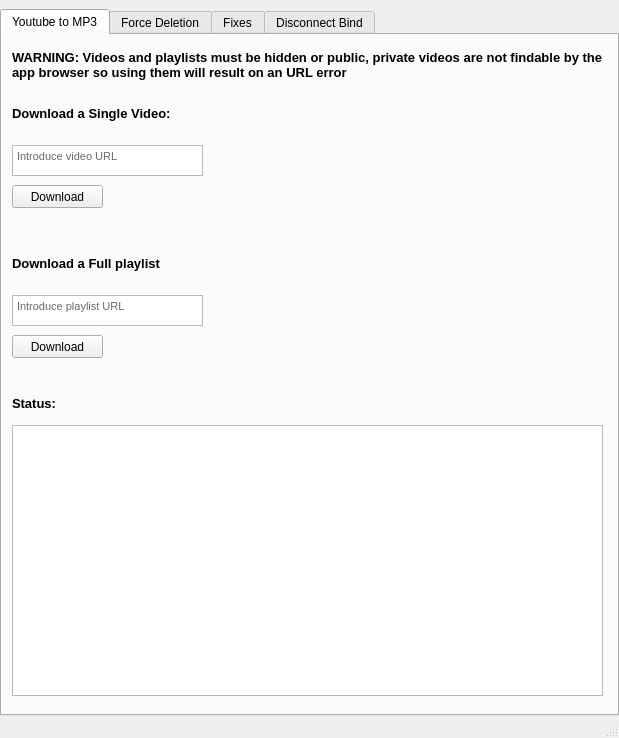
<?xml version="1.0" encoding="UTF-8"?>
<ui version="4.0">
 <class>SFTools</class>
 <widget class="QMainWindow" name="SFTools">
  <property name="enabled">
   <bool>true</bool>
  </property>
  <property name="geometry">
   <rect>
    <x>0</x>
    <y>0</y>
    <width>619</width>
    <height>738</height>
   </rect>
  </property>
  <property name="sizePolicy">
   <sizepolicy hsizetype="Preferred" vsizetype="Preferred">
    <horstretch>0</horstretch>
    <verstretch>0</verstretch>
   </sizepolicy>
  </property>
  <property name="windowTitle">
   <string>SFTools</string>
  </property>
  <property name="autoFillBackground">
   <bool>false</bool>
  </property>
  <widget class="QWidget" name="centralwidget">
   <layout class="QHBoxLayout" name="horizontalLayout">
    <property name="spacing">
     <number>6</number>
    </property>
    <property name="leftMargin">
     <number>0</number>
    </property>
    <property name="topMargin">
     <number>9</number>
    </property>
    <property name="rightMargin">
     <number>0</number>
    </property>
    <property name="bottomMargin">
     <number>0</number>
    </property>
    <item>
     <widget class="QTabWidget" name="fixWin10">
      <property name="enabled">
       <bool>true</bool>
      </property>
      <property name="currentIndex">
       <number>0</number>
      </property>
      <widget class="QWidget" name="tabyt2mp3">
       <attribute name="title">
        <string>Youtube to MP3</string>
       </attribute>
       <widget class="QPushButton" name="pBBajarVideo">
        <property name="geometry">
         <rect>
          <x>10</x>
          <y>150</y>
          <width>91</width>
          <height>23</height>
         </rect>
        </property>
        <property name="text">
         <string>Download</string>
        </property>
       </widget>
       <widget class="QPushButton" name="pBPlaylistBajar">
        <property name="geometry">
         <rect>
          <x>10</x>
          <y>300</y>
          <width>91</width>
          <height>23</height>
         </rect>
        </property>
        <property name="text">
         <string>Download</string>
        </property>
       </widget>
       <widget class="QLabel" name="lVideos">
        <property name="geometry">
         <rect>
          <x>10</x>
          <y>10</y>
          <width>591</width>
          <height>41</height>
         </rect>
        </property>
        <property name="font">
         <font>
          <family>Segoe UI</family>
          <pointsize>10</pointsize>
          <weight>75</weight>
          <bold>true</bold>
         </font>
        </property>
        <property name="autoFillBackground">
         <bool>false</bool>
        </property>
        <property name="text">
         <string>&lt;html&gt;&lt;head/&gt;&lt;body&gt;&lt;p&gt;WARNING: Videos and playlists must be hidden or public, private videos are not findable by the app browser so using them will result on an URL error&lt;/p&gt;&lt;/body&gt;&lt;/html&gt;</string>
        </property>
        <property name="alignment">
         <set>Qt::AlignLeading|Qt::AlignLeft|Qt::AlignVCenter</set>
        </property>
        <property name="wordWrap">
         <bool>true</bool>
        </property>
       </widget>
       <widget class="QLabel" name="lPlaylists">
        <property name="geometry">
         <rect>
          <x>10</x>
          <y>220</y>
          <width>321</width>
          <height>17</height>
         </rect>
        </property>
        <property name="font">
         <font>
          <family>Segoe UI</family>
          <pointsize>10</pointsize>
          <weight>75</weight>
          <bold>true</bold>
         </font>
        </property>
        <property name="autoFillBackground">
         <bool>false</bool>
        </property>
        <property name="text">
         <string>&lt;html&gt;&lt;head/&gt;&lt;body&gt;&lt;p&gt;Download a Full playlist&lt;/p&gt;&lt;/body&gt;&lt;/html&gt;</string>
        </property>
        <property name="alignment">
         <set>Qt::AlignLeading|Qt::AlignLeft|Qt::AlignVCenter</set>
        </property>
       </widget>
       <widget class="QTextEdit" name="tEVideoBajar">
        <property name="geometry">
         <rect>
          <x>10</x>
          <y>110</y>
          <width>191</width>
          <height>31</height>
         </rect>
        </property>
        <property name="font">
         <font>
          <weight>50</weight>
          <bold>false</bold>
         </font>
        </property>
        <property name="html">
         <string>&lt;!DOCTYPE HTML PUBLIC &quot;-//W3C//DTD HTML 4.0//EN&quot; &quot;http://www.w3.org/TR/REC-html40/strict.dtd&quot;&gt;
&lt;html&gt;&lt;head&gt;&lt;meta name=&quot;qrichtext&quot; content=&quot;1&quot; /&gt;&lt;style type=&quot;text/css&quot;&gt;
p, li { white-space: pre-wrap; }
&lt;/style&gt;&lt;/head&gt;&lt;body style=&quot; font-family:'MS Shell Dlg 2'; font-size:8.25pt; font-weight:400; font-style:normal;&quot;&gt;
&lt;p style=&quot; margin-top:0px; margin-bottom:0px; margin-left:0px; margin-right:0px; -qt-block-indent:0; text-indent:0px;&quot;&gt;&lt;span style=&quot; color:#6a6a6a;&quot;&gt;Introduce video URL&lt;/span&gt;&lt;/p&gt;&lt;/body&gt;&lt;/html&gt;</string>
        </property>
       </widget>
       <widget class="QTextEdit" name="tEPlaylistBajar">
        <property name="geometry">
         <rect>
          <x>10</x>
          <y>260</y>
          <width>191</width>
          <height>31</height>
         </rect>
        </property>
        <property name="html">
         <string>&lt;!DOCTYPE HTML PUBLIC &quot;-//W3C//DTD HTML 4.0//EN&quot; &quot;http://www.w3.org/TR/REC-html40/strict.dtd&quot;&gt;
&lt;html&gt;&lt;head&gt;&lt;meta name=&quot;qrichtext&quot; content=&quot;1&quot; /&gt;&lt;style type=&quot;text/css&quot;&gt;
p, li { white-space: pre-wrap; }
&lt;/style&gt;&lt;/head&gt;&lt;body style=&quot; font-family:'MS Shell Dlg 2'; font-size:8.25pt; font-weight:400; font-style:normal;&quot;&gt;
&lt;p style=&quot; margin-top:0px; margin-bottom:0px; margin-left:0px; margin-right:0px; -qt-block-indent:0; text-indent:0px;&quot;&gt;&lt;span style=&quot; color:#6a6a6a;&quot;&gt;Introduce playlist URL&lt;/span&gt;&lt;/p&gt;&lt;/body&gt;&lt;/html&gt;</string>
        </property>
       </widget>
       <widget class="QLabel" name="lVideos_2">
        <property name="geometry">
         <rect>
          <x>10</x>
          <y>70</y>
          <width>321</width>
          <height>17</height>
         </rect>
        </property>
        <property name="font">
         <font>
          <family>Segoe UI</family>
          <pointsize>10</pointsize>
          <weight>75</weight>
          <bold>true</bold>
         </font>
        </property>
        <property name="autoFillBackground">
         <bool>false</bool>
        </property>
        <property name="text">
         <string>Download a Single Video:</string>
        </property>
        <property name="alignment">
         <set>Qt::AlignLeading|Qt::AlignLeft|Qt::AlignVCenter</set>
        </property>
       </widget>
       <widget class="QPlainTextEdit" name="pTEStatus">
        <property name="geometry">
         <rect>
          <x>10</x>
          <y>390</y>
          <width>591</width>
          <height>271</height>
         </rect>
        </property>
        <property name="readOnly">
         <bool>true</bool>
        </property>
       </widget>
       <widget class="QLabel" name="lPlaylists_3">
        <property name="geometry">
         <rect>
          <x>10</x>
          <y>360</y>
          <width>321</width>
          <height>17</height>
         </rect>
        </property>
        <property name="font">
         <font>
          <family>Segoe UI</family>
          <pointsize>10</pointsize>
          <weight>75</weight>
          <bold>true</bold>
         </font>
        </property>
        <property name="autoFillBackground">
         <bool>false</bool>
        </property>
        <property name="text">
         <string>&lt;html&gt;&lt;head/&gt;&lt;body&gt;&lt;p&gt;Status:&lt;/p&gt;&lt;/body&gt;&lt;/html&gt;</string>
        </property>
        <property name="alignment">
         <set>Qt::AlignLeading|Qt::AlignLeft|Qt::AlignVCenter</set>
        </property>
       </widget>
      </widget>
      <widget class="QWidget" name="tabForceDelete">
       <property name="enabled">
        <bool>false</bool>
       </property>
       <attribute name="title">
        <string>Force Deletion</string>
       </attribute>
       <widget class="QLabel" name="lArchivos">
        <property name="geometry">
         <rect>
          <x>10</x>
          <y>10</y>
          <width>321</width>
          <height>17</height>
         </rect>
        </property>
        <property name="font">
         <font>
          <family>Segoe UI</family>
          <pointsize>10</pointsize>
          <weight>75</weight>
          <bold>true</bold>
         </font>
        </property>
        <property name="autoFillBackground">
         <bool>false</bool>
        </property>
        <property name="text">
         <string>Files:</string>
        </property>
        <property name="alignment">
         <set>Qt::AlignLeading|Qt::AlignLeft|Qt::AlignVCenter</set>
        </property>
       </widget>
       <widget class="QLineEdit" name="lEArchivoBorrar">
        <property name="enabled">
         <bool>false</bool>
        </property>
        <property name="geometry">
         <rect>
          <x>10</x>
          <y>50</y>
          <width>161</width>
          <height>21</height>
         </rect>
        </property>
        <property name="focusPolicy">
         <enum>Qt::NoFocus</enum>
        </property>
        <property name="text">
         <string/>
        </property>
        <property name="readOnly">
         <bool>true</bool>
        </property>
       </widget>
       <widget class="QPushButton" name="pBSeleccionarArchivoBorrar">
        <property name="geometry">
         <rect>
          <x>180</x>
          <y>50</y>
          <width>75</width>
          <height>23</height>
         </rect>
        </property>
        <property name="text">
         <string>Find..</string>
        </property>
       </widget>
       <widget class="QPushButton" name="pBForzarBorradoArchivo">
        <property name="geometry">
         <rect>
          <x>10</x>
          <y>90</y>
          <width>91</width>
          <height>23</height>
         </rect>
        </property>
        <property name="text">
         <string>Force delete</string>
        </property>
       </widget>
       <widget class="QPushButton" name="pBForzarBorradoCarpeta">
        <property name="geometry">
         <rect>
          <x>10</x>
          <y>240</y>
          <width>91</width>
          <height>23</height>
         </rect>
        </property>
        <property name="text">
         <string>Force delete</string>
        </property>
       </widget>
       <widget class="QLabel" name="lCarpetas">
        <property name="geometry">
         <rect>
          <x>10</x>
          <y>160</y>
          <width>321</width>
          <height>17</height>
         </rect>
        </property>
        <property name="font">
         <font>
          <family>Segoe UI</family>
          <pointsize>10</pointsize>
          <weight>75</weight>
          <bold>true</bold>
         </font>
        </property>
        <property name="autoFillBackground">
         <bool>false</bool>
        </property>
        <property name="text">
         <string>Folders:</string>
        </property>
        <property name="alignment">
         <set>Qt::AlignLeading|Qt::AlignLeft|Qt::AlignVCenter</set>
        </property>
       </widget>
       <widget class="QLineEdit" name="lECarpetaBorrar">
        <property name="enabled">
         <bool>false</bool>
        </property>
        <property name="geometry">
         <rect>
          <x>10</x>
          <y>200</y>
          <width>161</width>
          <height>21</height>
         </rect>
        </property>
        <property name="focusPolicy">
         <enum>Qt::NoFocus</enum>
        </property>
        <property name="text">
         <string/>
        </property>
        <property name="readOnly">
         <bool>true</bool>
        </property>
       </widget>
       <widget class="QPushButton" name="pBSeleccionarCarpetaBorrar">
        <property name="geometry">
         <rect>
          <x>180</x>
          <y>200</y>
          <width>75</width>
          <height>23</height>
         </rect>
        </property>
        <property name="text">
         <string>Find..</string>
        </property>
       </widget>
      </widget>
      <widget class="QWidget" name="tabFixes">
       <property name="enabled">
        <bool>false</bool>
       </property>
       <attribute name="title">
        <string>Fixes</string>
       </attribute>
       <widget class="QPushButton" name="pBResetExplorer">
        <property name="geometry">
         <rect>
          <x>10</x>
          <y>50</y>
          <width>91</width>
          <height>23</height>
         </rect>
        </property>
        <property name="text">
         <string>Fix explorer</string>
        </property>
       </widget>
       <widget class="QLabel" name="lResetExplorer">
        <property name="geometry">
         <rect>
          <x>10</x>
          <y>10</y>
          <width>321</width>
          <height>17</height>
         </rect>
        </property>
        <property name="font">
         <font>
          <family>Segoe UI</family>
          <pointsize>10</pointsize>
          <weight>75</weight>
          <bold>true</bold>
         </font>
        </property>
        <property name="autoFillBackground">
         <bool>false</bool>
        </property>
        <property name="text">
         <string>Fix explorer for resolving navigation bugs</string>
        </property>
        <property name="alignment">
         <set>Qt::AlignLeading|Qt::AlignLeft|Qt::AlignVCenter</set>
        </property>
       </widget>
      </widget>
      <widget class="QWidget" name="tabDCBind">
       <property name="enabled">
        <bool>false</bool>
       </property>
       <attribute name="title">
        <string>Disconnect Bind</string>
       </attribute>
       <widget class="QLabel" name="lPlaylists_2">
        <property name="geometry">
         <rect>
          <x>10</x>
          <y>160</y>
          <width>321</width>
          <height>17</height>
         </rect>
        </property>
        <property name="font">
         <font>
          <family>Segoe UI</family>
          <pointsize>10</pointsize>
          <weight>75</weight>
          <bold>true</bold>
         </font>
        </property>
        <property name="autoFillBackground">
         <bool>false</bool>
        </property>
        <property name="text">
         <string>&lt;html&gt;&lt;head/&gt;&lt;body&gt;&lt;p&gt;Set Bind (click in the box and press key combination):&lt;/p&gt;&lt;/body&gt;&lt;/html&gt;</string>
        </property>
        <property name="alignment">
         <set>Qt::AlignLeading|Qt::AlignLeft|Qt::AlignVCenter</set>
        </property>
       </widget>
       <widget class="QLabel" name="lVideos_3">
        <property name="geometry">
         <rect>
          <x>10</x>
          <y>10</y>
          <width>591</width>
          <height>41</height>
         </rect>
        </property>
        <property name="font">
         <font>
          <family>Segoe UI</family>
          <pointsize>10</pointsize>
          <weight>75</weight>
          <bold>true</bold>
         </font>
        </property>
        <property name="autoFillBackground">
         <bool>false</bool>
        </property>
        <property name="text">
         <string>&lt;html&gt;&lt;head/&gt;&lt;body&gt;&lt;p&gt;Disconnect bind allows you to bind the instant disconnect from the internet for any applicatión you choose within the settings on this tab&lt;/p&gt;&lt;/body&gt;&lt;/html&gt;</string>
        </property>
        <property name="alignment">
         <set>Qt::AlignLeading|Qt::AlignLeft|Qt::AlignVCenter</set>
        </property>
        <property name="wordWrap">
         <bool>true</bool>
        </property>
       </widget>
       <widget class="QLabel" name="lVideos_4">
        <property name="geometry">
         <rect>
          <x>10</x>
          <y>70</y>
          <width>321</width>
          <height>17</height>
         </rect>
        </property>
        <property name="font">
         <font>
          <family>Segoe UI</family>
          <pointsize>10</pointsize>
          <weight>75</weight>
          <bold>true</bold>
         </font>
        </property>
        <property name="autoFillBackground">
         <bool>false</bool>
        </property>
        <property name="text">
         <string>Choose what application will get closed</string>
        </property>
        <property name="alignment">
         <set>Qt::AlignLeading|Qt::AlignLeft|Qt::AlignVCenter</set>
        </property>
       </widget>
       <widget class="QTextEdit" name="tEPlaylistBajar_2">
        <property name="geometry">
         <rect>
          <x>10</x>
          <y>200</y>
          <width>191</width>
          <height>31</height>
         </rect>
        </property>
       </widget>
       <widget class="QPushButton" name="pBPlaylistBajar_2">
        <property name="geometry">
         <rect>
          <x>10</x>
          <y>240</y>
          <width>91</width>
          <height>23</height>
         </rect>
        </property>
        <property name="text">
         <string>Add</string>
        </property>
       </widget>
       <widget class="QPushButton" name="pBSeleccionarArchivoBorrar_2">
        <property name="geometry">
         <rect>
          <x>180</x>
          <y>110</y>
          <width>75</width>
          <height>23</height>
         </rect>
        </property>
        <property name="text">
         <string>Find..</string>
        </property>
       </widget>
       <widget class="QLineEdit" name="lEArchivoBorrar_2">
        <property name="enabled">
         <bool>false</bool>
        </property>
        <property name="geometry">
         <rect>
          <x>10</x>
          <y>110</y>
          <width>161</width>
          <height>21</height>
         </rect>
        </property>
        <property name="focusPolicy">
         <enum>Qt::NoFocus</enum>
        </property>
        <property name="text">
         <string/>
        </property>
        <property name="readOnly">
         <bool>true</bool>
        </property>
       </widget>
       <widget class="QTableView" name="tablaBindings">
        <property name="geometry">
         <rect>
          <x>10</x>
          <y>370</y>
          <width>591</width>
          <height>301</height>
         </rect>
        </property>
        <property name="gridStyle">
         <enum>Qt::DashLine</enum>
        </property>
       </widget>
       <widget class="QLabel" name="lPlaylists_4">
        <property name="geometry">
         <rect>
          <x>10</x>
          <y>340</y>
          <width>321</width>
          <height>17</height>
         </rect>
        </property>
        <property name="font">
         <font>
          <family>Segoe UI</family>
          <pointsize>10</pointsize>
          <weight>75</weight>
          <bold>true</bold>
         </font>
        </property>
        <property name="autoFillBackground">
         <bool>false</bool>
        </property>
        <property name="text">
         <string>&lt;html&gt;&lt;head/&gt;&lt;body&gt;&lt;p&gt;Binds:&lt;/p&gt;&lt;/body&gt;&lt;/html&gt;</string>
        </property>
        <property name="alignment">
         <set>Qt::AlignLeading|Qt::AlignLeft|Qt::AlignVCenter</set>
        </property>
       </widget>
      </widget>
     </widget>
    </item>
   </layout>
  </widget>
  <widget class="QMenuBar" name="menubar">
   <property name="enabled">
    <bool>true</bool>
   </property>
   <property name="geometry">
    <rect>
     <x>0</x>
     <y>0</y>
     <width>619</width>
     <height>18</height>
    </rect>
   </property>
   <property name="nativeMenuBar">
    <bool>false</bool>
   </property>
  </widget>
  <widget class="QStatusBar" name="statusbar"/>
 </widget>
 <resources/>
 <connections/>
</ui>
